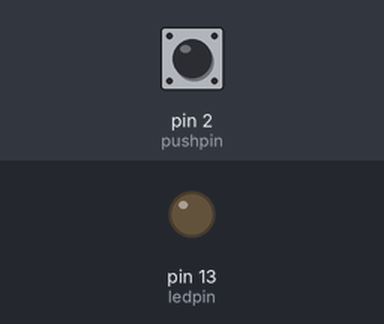
This sketch was run on a simulated Arduino Uno, built with avr-gcc and run on an emulated ATmega328P. Parts: output pins drawn as LEDs (lit = HIGH). Inputs (shaded band) come from the test bench; at power-on: pin 2 (pushpin) LOW.

Above: at 1.2 s.
1.3 s: pin 2 (pushpin) pulled HIGH for 0.15 s
At 1.37 s:
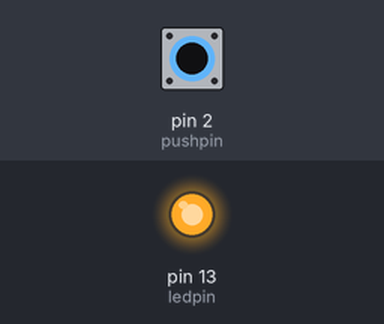
2.9 s: pin 2 (pushpin) pulled HIGH for 3.2 s
At 6.8 s:
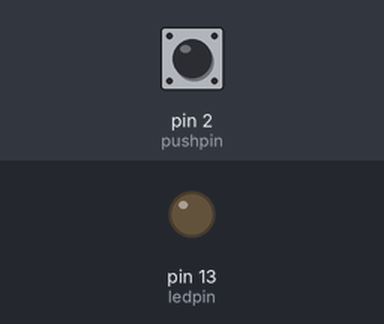
Timing chart, 0 to 8.3 s (numbered marks = the images above; inputs shaded):
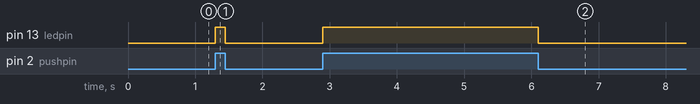

The sketch:

jensra.ino
```cpp
/**
 * Sketch supporting the Mimose Project by Jens Rauenbusch, FH Potsdam, 2014
 * See »README.md« for project and course details
 *
 * This sketch uses the push button to activate muscle wire. The demo video
 * shows a tilt switch, which is not implemented in this sketch.
 *
 * Based on the »push button« sketch by Fabian Moron Zirfas, 2014
 *
 */
int ledpin = 13; // for output indication
int pushpin = 2; // pushbutton input
int is_on = 0;// boolean

void setup(){
pinMode(ledpin, OUTPUT); // init
pinMode(pushpin, INPUT); // inti

}
void loop(){
  is_on = digitalRead(pushpin); // read from the button

  if(is_on){
  digitalWrite(ledpin,HIGH); // on
  }else{
    digitalWrite(ledpin,LOW); // off
  }
}
```

Measured:
- after the input at 1.3 s, pin 13 (ledpin): LOW → HIGH at once, → LOW 0.15 s later
- after the input at 2.9 s, pin 13 (ledpin): LOW → HIGH at once, → LOW 3.2 s later
